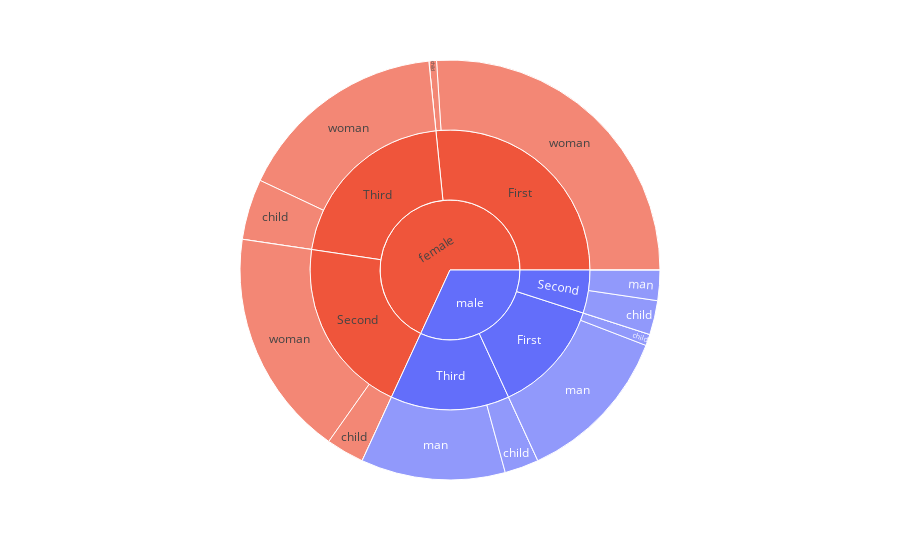

The notebook cell this image was saved under:
### Markdown cell above
## Sunburst Plot

### Code cell
import plotly.express as px
import seaborn as sns

df = sns.load_dataset('titanic')
fig = px.sunburst(
    df,
    path=['sex','class', 'who'],
    values='survived', color='sex'
)
fig.show()

### Figure 1 — Plotly figure (JSON) as saved in the notebook; plotly's stock layout.template omitted (floating-point values rounded to 4 significant figures)
{"data": [{"branchvalues": "total", "customdata": [["male"], ["female"], ["male"], ["female"], ["male"], [null], ["male"], [null], [null], ["female"], ["male"], ["female"], ["male"], ["female"], ["male"], ["male"], ["female"], ["female"], ["female"], [null], ["male"], [null], ["male"], ["female"], [null], ["female"]], "domain": {"x": [0, 1], "y": [0, 1]}, "hovertemplate": "labels=%{label}<br>survived=%{value}<br>parent=%{parent}<br>id=%{id}<br>sex=%{customdata[0]}<extra></extra>", "ids": ["male", "female/Second/woman", "male/First", "female", "male/Third/man", "female/Third/man", "male/Second/man", "male/Second/woman", "female/Second/man", "female/Third", "male/Second/child", "female/Second/child", "male/First/child", "female/First", "male/Second", "male/Third", "female/Second", "female/First/child", "female/Third/woman", "male/First/woman", "male/First/man", "female/First/man", "male/Third/child", "female/Third/child", "male/Third/woman", "female/First/woman"], "labels": ["male", "woman", "First", "female", "man", "man", "man", "woman", "man", "Third", "child", "child", "child", "First", "Second", "Third", "Second", "child", "woman", "woman", "man", "man", "child", "child", "woman", "woman"], "marker": {"colors": ["#636efa", "#EF553B", "#636efa", "#EF553B", "#636efa", "#00cc96", "#636efa", "#00cc96", "#00cc96", "#EF553B", "#636efa", "#EF553B", "#636efa", "#EF553B", "#636efa", "#636efa", "#EF553B", "#EF553B", "#EF553B", "#00cc96", "#636efa", "#00cc96", "#636efa", "#EF553B", "#00cc96", "#EF553B"]}, "name": "", "parents": ["", "female/Second", "male", "", "male/Third", "female/Third", "male/Second", "male/Second", "female/Second", "female", "male/Second", "female/Second", "male/First", "female", "male", "male", "female", "female/First", "female/Third", "male/First", "male/First", "female/First", "male/Third", "female/Third", "male/Third", "female/First"], "type": "sunburst", "values": [109, 60, 45, 233, 38, 0, 8, 0, 0, 72, 9, 10, 3, 91, 17, 47, 70, 2, 56, 0, 42, 0, 9, 16, 0, 89]}], "layout": {"legend": {"tracegroupgap": 0}, "margin": {"t": 60}}}
